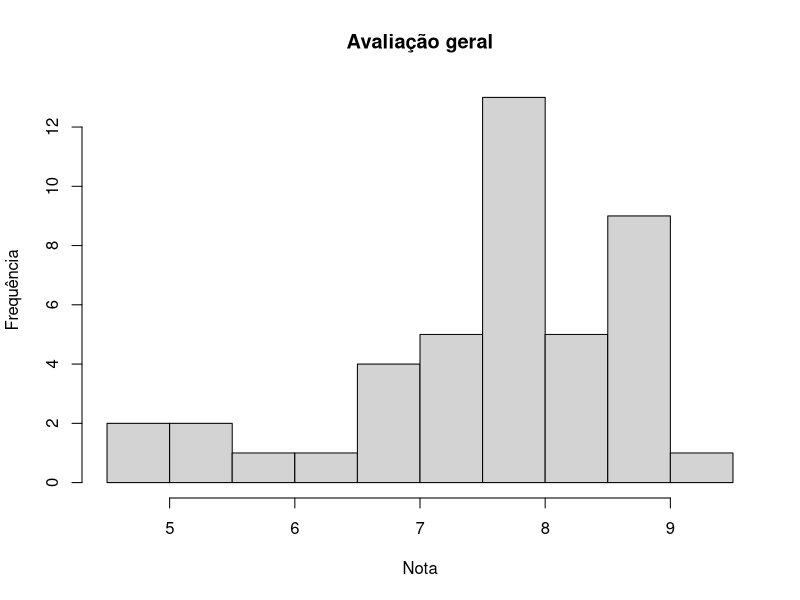
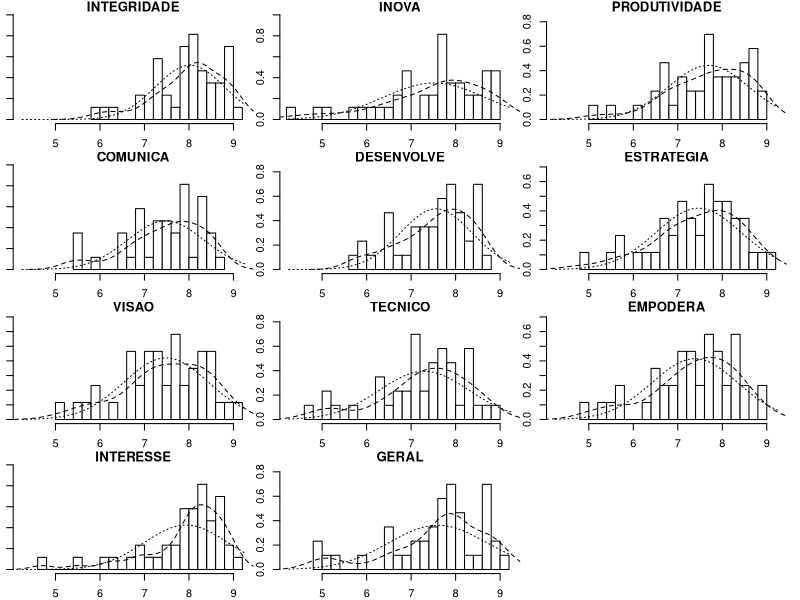
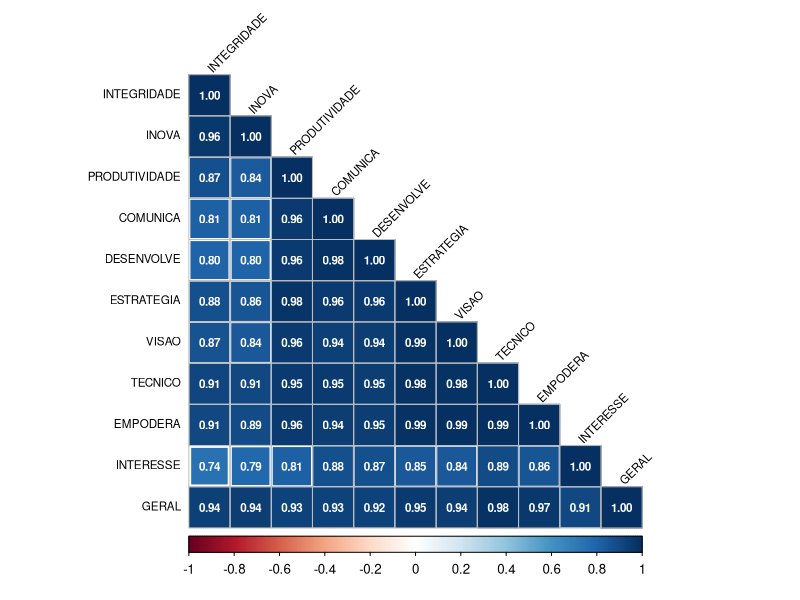
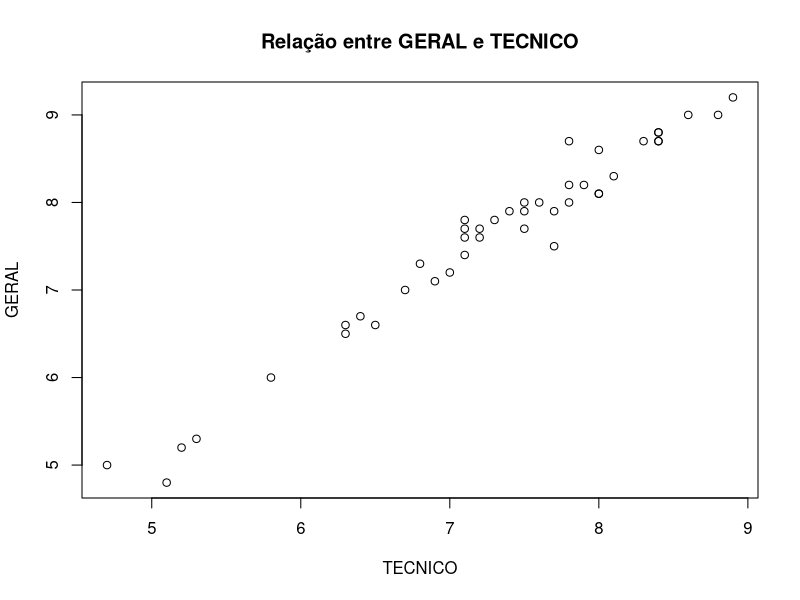
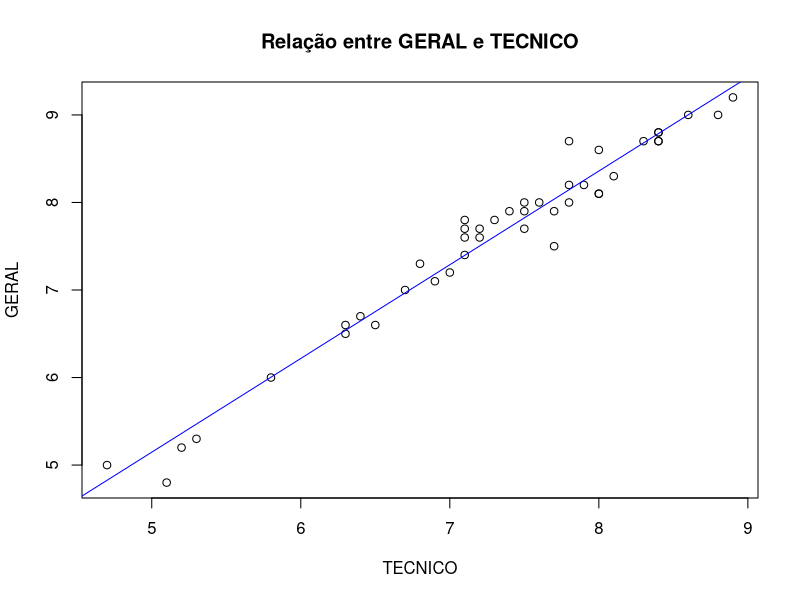

Write the R code that produced these figures, in order.
# Primeiros passos
setwd("~/Aulas/Projetos/LearningR/starting_projects")
rm(list=ls())

# Carregando os pacotes
library(corrplot)
library(psych)
library(dplyr)
library(tidyr)

# Lendo os dados
data <- read.csv("Aval_Lider.csv")
head(data)

data_long <- data %>% 
  pivot_longer(cols = INTEGRIDADE:GERAL, names_to = 'DIMENSAO', values_to = 'NOTA')

data_wider <- data_long %>% 
  pivot_wider(names_from = 'DIMENSAO', values_from = 'NOTA')

# Corrigindo os dados
colnames(data)[1] <- "NOME"
summary(data)

# Histogramas
hist(data$GERAL, main = "Avaliação geral", xlab = "Nota", ylab = "Frequência")
multi.hist(data[,-1])

# Correla??es
Mcor <- cor(data[,-1])
corrplot(Mcor, method = "square", type = "lower", tl.col = "black", tl.srt = 45,
         addCoef.col = "white", tl.cex = 0.7, number.cex = 0.7)

# Investigando
plot(x = data$TECNICO, y = data$GERAL, main = "Relação entre GERAL e TECNICO",
     xlab = "TECNICO", ylab = "GERAL")

# Conte?do extra
# Regressão linear
fit <- lm(data$GERAL ~ data$TECNICO)
summary(fit)
plot(x = data$TECNICO, y = data$GERAL, main = "Relação entre GERAL e TECNICO",
     xlab = "TECNICO", ylab = "GERAL")
abline(fit, col = "blue")
